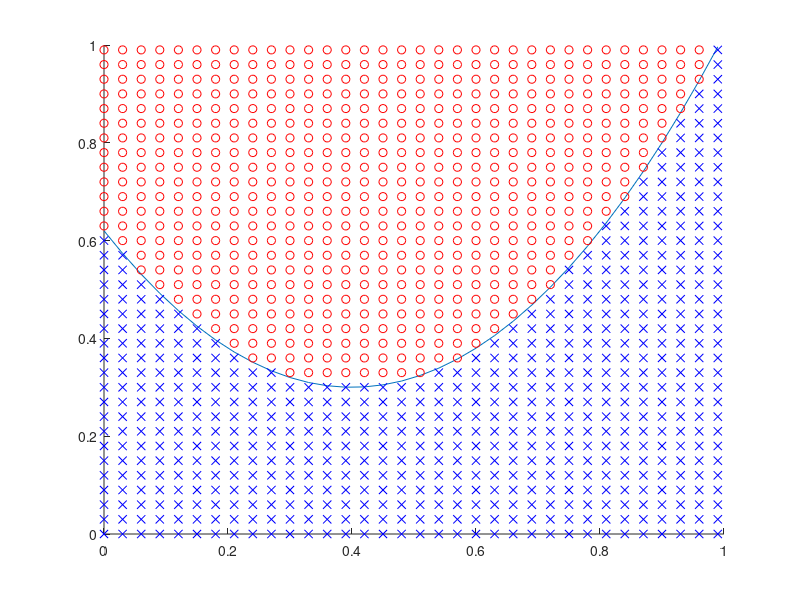

MATLAB code for this plot: (Note: this script raises an error after producing the figure.)
delta = 0.03;

y = @(x) 2 * (x - 0.4).^2 + 0.3;
y_classifier = @(x) 2 * (x(:, 1) - 0.4).^2 + 0.3 > x(:, 2);

x = 0 : delta : 1;

figure;
hold on;
plot(x, y(x));

x1 = 0 : delta : 1;
x2 = 0 : delta : 1;
[X1, X2] = meshgrid(x1, x2);
X = [X1(:) X2(:)];
group = y_classifier(X);

gscatter(X(:,1), X(:,2), group, 'rb', 'ox') 
axis([0 1 0 1]);
saveas(gcf, '../../pics/5_1_2.png');